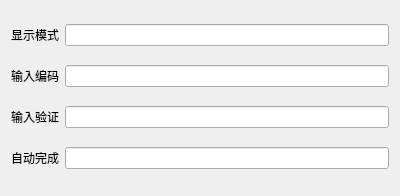
<?xml version="1.0" encoding="UTF-8"?>
<ui version="4.0">
 <class>myWidget</class>
 <widget class="QWidget" name="myWidget">
  <property name="geometry">
   <rect>
    <x>0</x>
    <y>0</y>
    <width>400</width>
    <height>196</height>
   </rect>
  </property>
  <property name="windowTitle">
   <string>myWidget</string>
  </property>
  <layout class="QGridLayout" name="gridLayout">
   <item row="0" column="0">
    <widget class="QLabel" name="label1">
     <property name="text">
      <string>显示模式</string>
     </property>
    </widget>
   </item>
   <item row="0" column="1">
    <widget class="QLineEdit" name="lineEdit1"/>
   </item>
   <item row="1" column="0">
    <widget class="QLabel" name="label2">
     <property name="text">
      <string>输入编码</string>
     </property>
    </widget>
   </item>
   <item row="1" column="1">
    <widget class="QLineEdit" name="lineEdit2"/>
   </item>
   <item row="2" column="0">
    <widget class="QLabel" name="label3">
     <property name="text">
      <string>输入验证</string>
     </property>
    </widget>
   </item>
   <item row="2" column="1">
    <widget class="QLineEdit" name="lineEdit3"/>
   </item>
   <item row="3" column="0">
    <widget class="QLabel" name="label4">
     <property name="text">
      <string>自动完成</string>
     </property>
    </widget>
   </item>
   <item row="3" column="1">
    <widget class="QLineEdit" name="lineEdit4"/>
   </item>
  </layout>
 </widget>
 <layoutdefault spacing="6" margin="11"/>
 <resources/>
 <connections/>
</ui>
